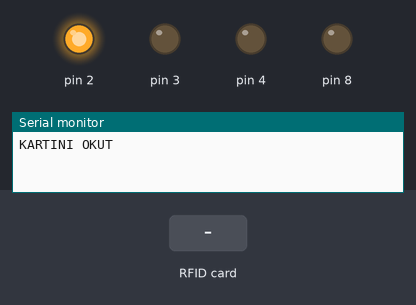
This sketch was run on a simulated Arduino Uno, built with avr-gcc and run on an emulated ATmega328P. Parts: output pins drawn as LEDs (lit = HIGH), the last lines printed to the serial monitor. Inputs (shaded band) come from the test bench. Pins used as bus, display or sensor lines are not drawn.

Above: at 1.2 s.
1.3 s: RFID card A0 5F D5 83 held to the reader
At 1.7 s:
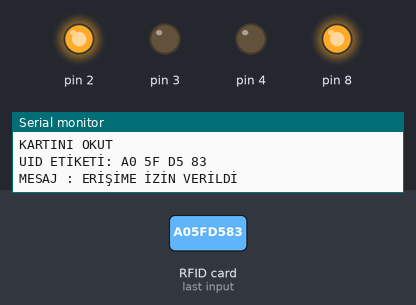
3.3 s: RFID card 5E 7A 19 C4 held to the reader
At 3.7 s:
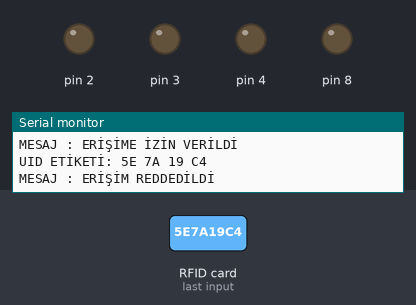
Timing chart, 0 to 6.3 s (numbered marks = the images above; inputs shaded):
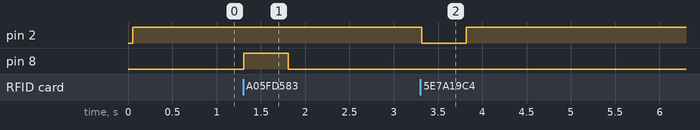

The sketch:

sketch_nov02a.ino
```cpp
#include <SPI.h>
#include <MFRC522.h>

#define SS_PIN 10
#define RST_PIN 9
MFRC522 mfrc522(SS_PIN, RST_PIN);

void setup()
{
  Serial.begin(9600);
  SPI.begin();
  mfrc522.PCD_Init();
  Serial.println("KARTINI OKUT");
  Serial.println();
  pinMode(8,OUTPUT);
  pinMode(2,OUTPUT);
  pinMode(3,OUTPUT);
  pinMode(4,OUTPUT);
  pinMode(2,OUTPUT);
}
void loop()
{
  digitalWrite(2,HIGH);
  // Look for new cards
  if ( ! mfrc522.PICC_IsNewCardPresent())
  {
    return;
  }
  // Select one of the cards
  if ( ! mfrc522.PICC_ReadCardSerial())
  {
    return;
  }
  //Show UID on serial monitor
  Serial.print("UID ETİKETİ:");
  String content= "";
  byte letter;
  for (byte i = 0; i < mfrc522.uid.size; i++)
  {
     Serial.print(mfrc522.uid.uidByte[i] < 0x10 ? " 0" : " ");
     Serial.print(mfrc522.uid.uidByte[i], HEX);
     content.concat(String(mfrc522.uid.uidByte[i] < 0x10 ? " 0" : " "));
     content.concat(String(mfrc522.uid.uidByte[i], HEX));
  }
  Serial.println();
  Serial.print("MESAJ : ");
  content.toUpperCase();
  if (content.substring(1) == "A0 5F D5 83")
  {
    Serial.println("ERİŞİME İZİN VERİLDİ");
    Serial.println();
    digitalWrite(8,HIGH);
    delay(500);
    digitalWrite(8,LOW);
  }

 else   {
    Serial.println("ERİŞİM REDDEDİLDİ");
     digitalWrite(2,LOW);
    delay(500);
    digitalWrite(2,HIGH);
  }
}
```

Measured:
- after the input at 1.3 s, pin 8: LOW → HIGH at once, → LOW 0.50 s later
- after the input at 3.3 s, pin 2: HIGH → LOW at once, → HIGH 0.50 s later
